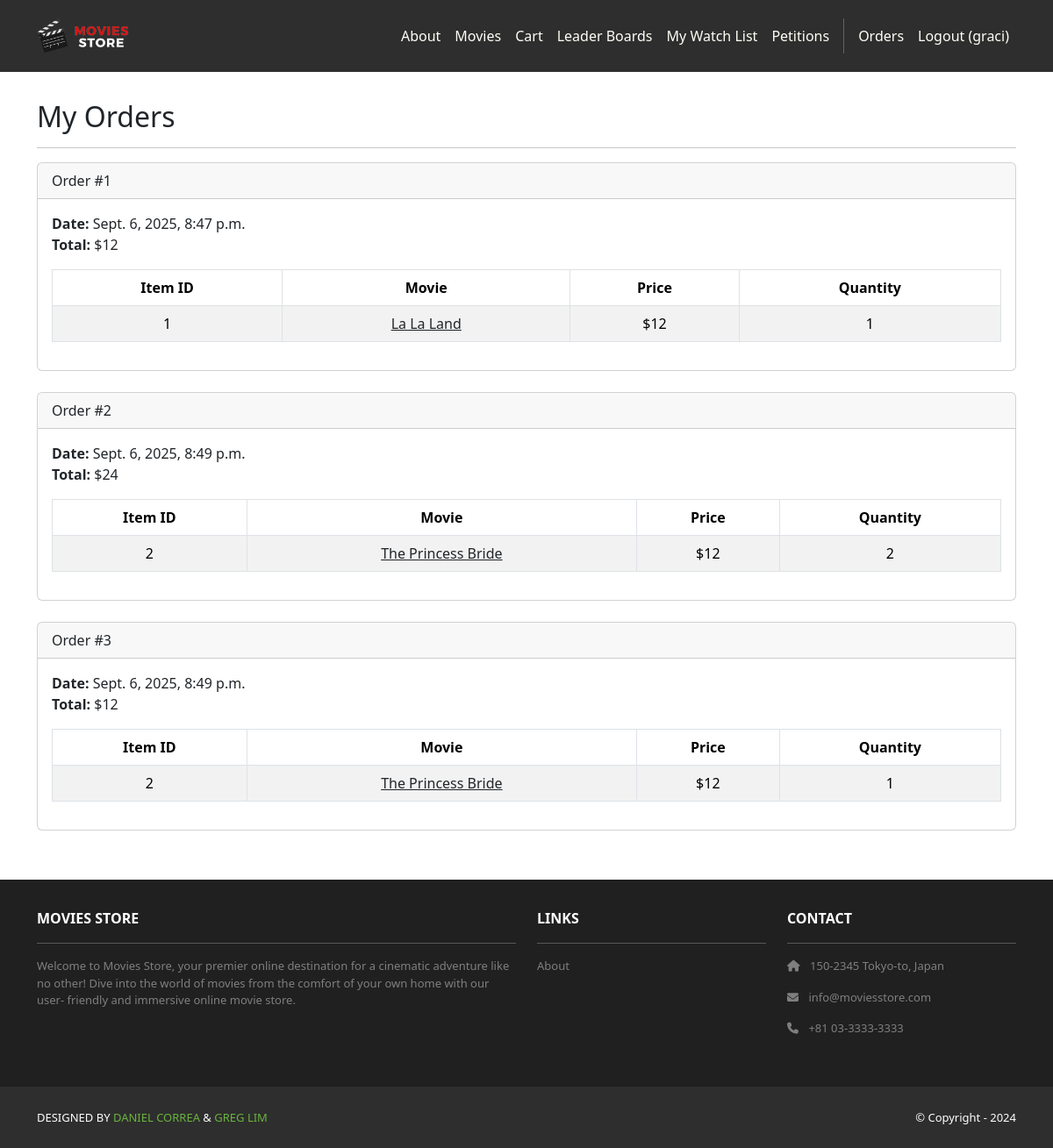
The page /accounts/orders/ (signed in) on the database as committed earlier.
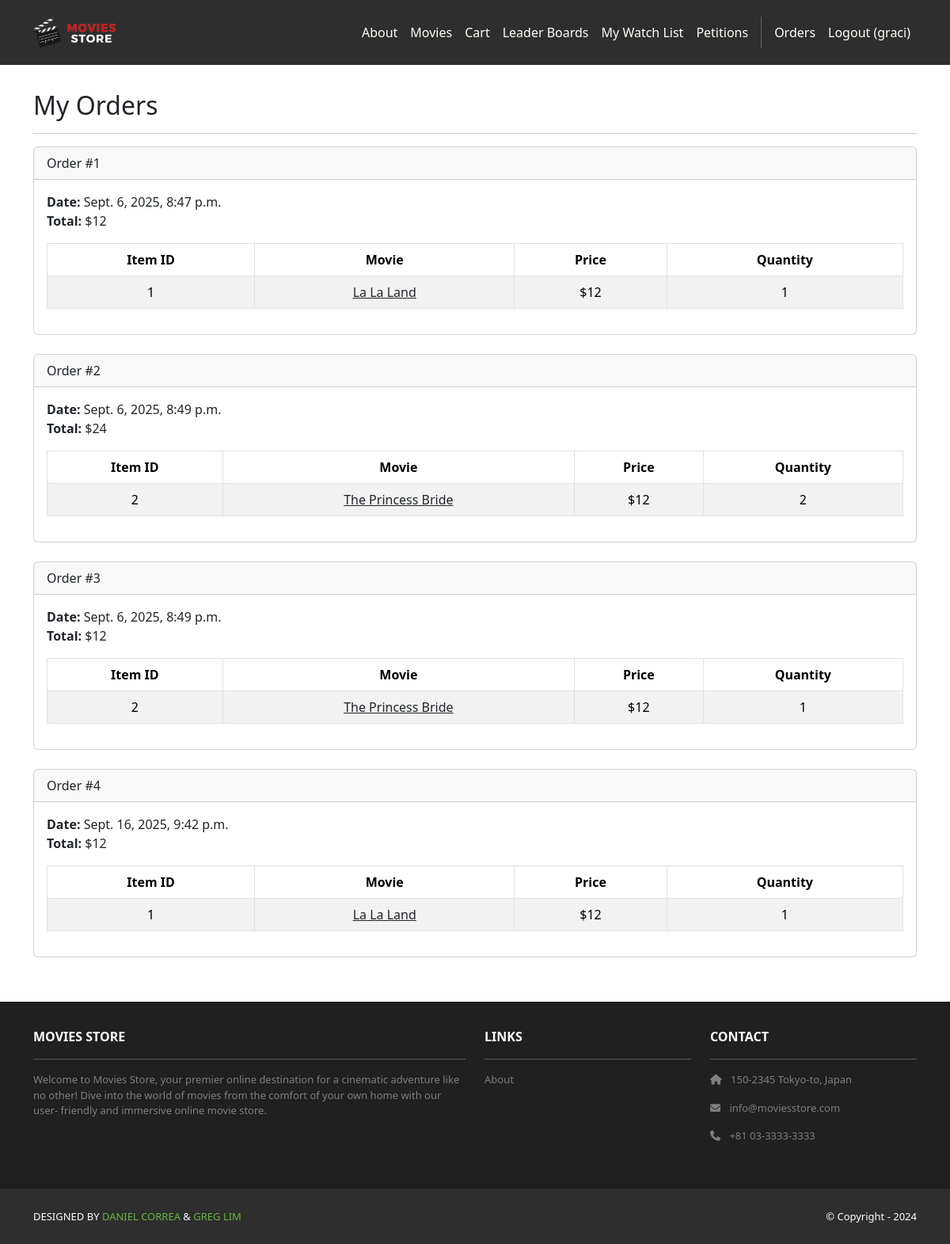
The same page on the database as committed later.
### cart/models.py (models this page shows, shortened)
class Order(models.Model):
    id = models.AutoField(primary_key=True)
    total = models.IntegerField()
    date = models.DateTimeField(auto_now_add=True)
    user = models.ForeignKey(User, on_delete=models.CASCADE)

class Item(models.Model):
    id = models.AutoField(primary_key=True)
    price = models.IntegerField()
    quantity = models.IntegerField()
    order = models.ForeignKey(Order, on_delete=models.CASCADE)
    movie = models.ForeignKey(Movie, on_delete=models.CASCADE)

### movies/models.py (models this page shows, shortened)
class Movie(models.Model):
    id = models.AutoField(primary_key=True)
    name = models.CharField(max_length=255)
    price = models.IntegerField()
    description = models.TextField()
    image = models.ImageField(upload_to='movie_images/')
    watch_list = models.ManyToManyField(User, related_name="watch_listed_movies", blank=True)
    rating = models.IntegerField(default=0)
    amount_left = models.PositiveIntegerField(default=0, help_text="Number of copies available for purchase")

### accounts/views.py (the view)
# urls.py: path('orders/', views.orders, name='accounts.orders'),
@login_required #ensure that the user must be logged in to access the orders function.
def orders(request):
    template_data = {}
    template_data['title'] = 'Orders' #define the template_data variable and assign it a title.
    template_data['orders'] = request.user.order_set.all() #We retrieve all orders belonging to the currently logged-in user (request.user). The order_set attribute is used to access the related orders associated with the user through their relationship
    return render(request, 'accounts/orders.html', {'template_data': template_data}) #pass the orders to the template and render it

### accounts/templates/accounts/orders.html
{% extends 'base.html' %}
{% block content %}
<div class="p-3">
    <div class="container">
        <div class="row mt-3">
            <div class="col mx-auto mb-3">
                <h2>My Orders</h2>
                <hr />
                {% for order in template_data.orders %}
                <div class="card mb-4">
                    <div class="card-header">
                        Order #{{ order.id }}
                    </div>
                    <div class="card-body">
                        <b>Date:</b> {{ order.date }}<br />
                        <b>Total:</b> ${{ order.total }}<br />
                        <table class="table table-bordered table-striped text-center mt-3">
                            <thead>
                                <tr>
                                    <th scope="col">Item ID</th>
                                    <th scope="col">Movie</th>
                                    <th scope="col">Price</th>
                                    <th scope="col">Quantity</th>
                                </tr>
                            </thead>
                            <tbody>
                                {% for item in order.item_set.all %}
                                <tr>
                                    <td>{{ item.movie.id }}</td>
                                    <td>
                                        <a class="link-dark" href="{% url 'movies.show' id=item.movie.id %}"> {{ item.movie.name }}
                                        </a>
                                    </td>
                                    <td>${{ item.movie.price }}</td>
                                    <td>{{ item.quantity }}</td>
                                </tr>
                                {% endfor %}
                            </tbody>
                        </table>
                    </div>
                </div>
                {% endfor %}
            </div>
        </div>
    </div>
</div>
{% endblock content %}

Rows that differ between the two databases and show on the page:
added Order: id "4", date "Sept. 16, 2025, 9:42 p.m.", total "12"
added Item: movie.id "1", movie.name "La La Land", movie.price "12", quantity "1", shown under "4"
